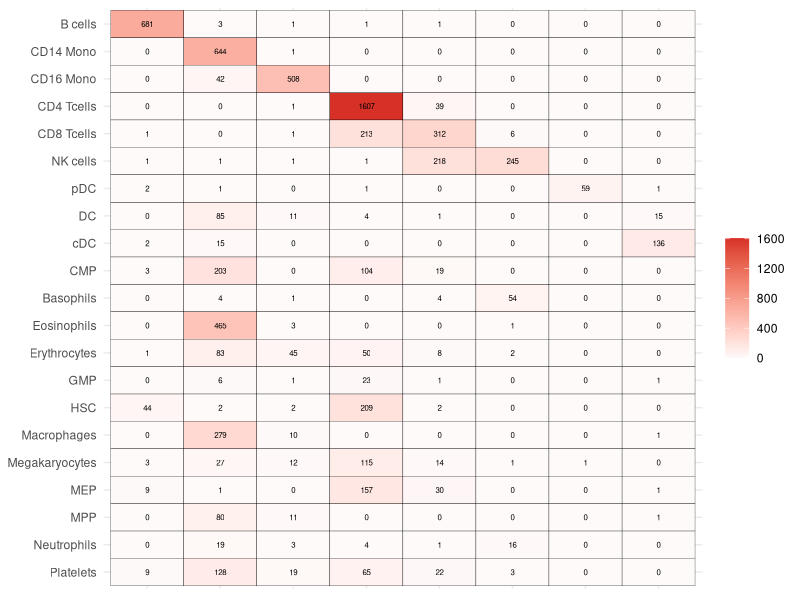

Recreate this plot in R. (Note: this script raises an error after producing the figure.)
library(readxl)
library(tidyverse)

data=read_xlsx('Suppl table.xlsx')%>%pivot_longer(col=-1,names_to = 'Predict',values_to = 'Value')
colnames(data)[1] = 'Truth'
head(data)


data$Truth=factor(data$Truth,levels = c('B cells','CD14 Mono','CD16 Mono','CD4 Tcells','CD8 Tcells','NK cells','pDC','DC'))
data$Predict=factor(data$Predict,levels = rev(c('B cells','CD14 Mono','CD16 Mono','CD4 Tcells','CD8 Tcells','NK cells','pDC','DC','cDC','CMP','Basophils','Eosinophils','Erythrocytes','GMP','HSC','Macrophages','Megakaryocytes','MEP','MPP','Neutrophils','Platelets')))



SupFig2A=ggplot(data, aes(y = Predict, x = Truth, fill = Value)) +
  geom_tile(color = "black") +  
  geom_text(aes(label = round(Value, 2)),size=2) +
 scale_fill_gradient(high = "#d73027", low = "#FEFAFA")+
  theme_minimal() +
  labs(title = NULL, x = NULL, y = NULL) +
  theme(
      axis.title.x = element_blank(),  
      axis.text.x = element_blank(),   
      legend.title = element_blank()  
  )
SupFig2A
ggsave(file='SupFig2A.pdf',P,width = 4,height = 5.5)
